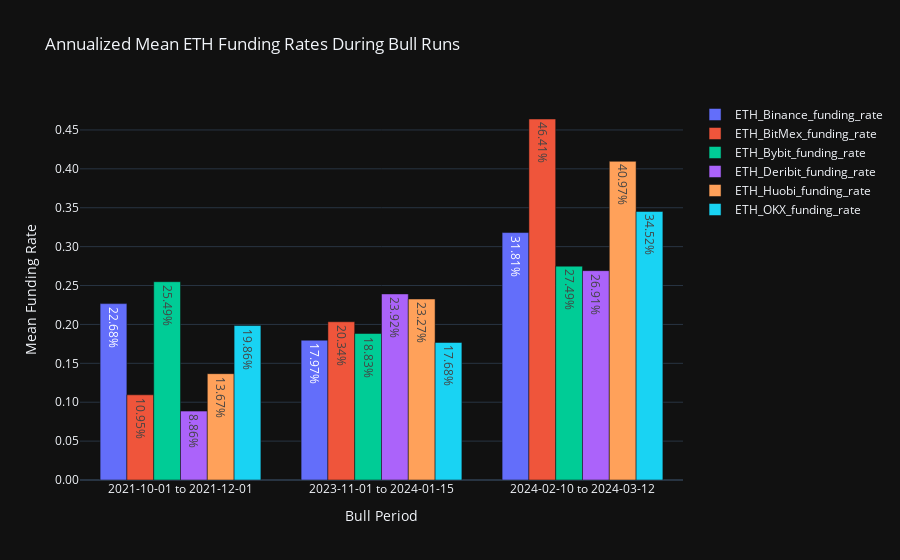

Write notebook code for a chart like this one.
### Code cell
# Step 4: Calculate means and plot in a bar chart
mean_funding_rates_eth = {}

for start_date, end_date in bull_periods:
    period_df = merged_df_eth.loc[start_date:end_date]
    mean_funding_rates[start_date + " to " + end_date] = period_df.mean() * 3 * 365

mean_funding_rates_df = pd.DataFrame(mean_funding_rates)

fig = go.Figure()

for exchange in mean_funding_rates_df.index:
    fig.add_trace(go.Bar(
        x=mean_funding_rates_df.columns,
        y=mean_funding_rates_df.loc[exchange],
        name=exchange,
        text=mean_funding_rates_df.loc[exchange] * 100,  # Multiply by 100 to convert to percentage
        texttemplate='%{text:.2f}%',  # Format as percentage with two decimal places
        textposition='inside'  # Position text outside the bars
    ))

fig.update_layout(
    title='Annualized Mean ETH Funding Rates During Bull Runs',
    xaxis_title='Bull Period',
    yaxis_title='Mean Funding Rate',
    barmode='group',
    yaxis=dict(
        tickformat=".2f"
    ),
)

fig.show()

### Figure 1 — Plotly figure (JSON) as saved in the notebook; plotly's stock layout.template omitted (floating-point values rounded to 4 significant figures)
{"data": [{"name": "ETH_Binance_funding_rate", "text": [22.68, 17.97, 31.81], "textposition": "inside", "texttemplate": "%{text:.2f}%", "x": ["2021-10-01 to 2021-12-01", "2023-11-01 to 2024-01-15", "2024-02-10 to 2024-03-12"], "y": [0.2268, 0.1797, 0.3181], "type": "bar"}, {"name": "ETH_BitMex_funding_rate", "text": [10.95, 20.34, 46.41], "textposition": "inside", "texttemplate": "%{text:.2f}%", "x": ["2021-10-01 to 2021-12-01", "2023-11-01 to 2024-01-15", "2024-02-10 to 2024-03-12"], "y": [0.1095, 0.2034, 0.4641], "type": "bar"}, {"name": "ETH_Bybit_funding_rate", "text": [25.49, 18.83, 27.49], "textposition": "inside", "texttemplate": "%{text:.2f}%", "x": ["2021-10-01 to 2021-12-01", "2023-11-01 to 2024-01-15", "2024-02-10 to 2024-03-12"], "y": [0.2549, 0.1883, 0.2749], "type": "bar"}, {"name": "ETH_Deribit_funding_rate", "text": [8.857, 23.92, 26.91], "textposition": "inside", "texttemplate": "%{text:.2f}%", "x": ["2021-10-01 to 2021-12-01", "2023-11-01 to 2024-01-15", "2024-02-10 to 2024-03-12"], "y": [0.08857, 0.2392, 0.2691], "type": "bar"}, {"name": "ETH_Huobi_funding_rate", "text": [13.67, 23.27, 40.97], "textposition": "inside", "texttemplate": "%{text:.2f}%", "x": ["2021-10-01 to 2021-12-01", "2023-11-01 to 2024-01-15", "2024-02-10 to 2024-03-12"], "y": [0.1367, 0.2327, 0.4097], "type": "bar"}, {"name": "ETH_OKX_funding_rate", "text": [19.86, 17.68, 34.52], "textposition": "inside", "texttemplate": "%{text:.2f}%", "x": ["2021-10-01 to 2021-12-01", "2023-11-01 to 2024-01-15", "2024-02-10 to 2024-03-12"], "y": [0.1986, 0.1768, 0.3452], "type": "bar"}], "layout": {"yaxis": {"title": {"text": "Mean Funding Rate"}, "tickformat": ".2f"}, "title": {"text": "Annualized Mean ETH Funding Rates During Bull Runs"}, "xaxis": {"title": {"text": "Bull Period"}}, "barmode": "group"}}
